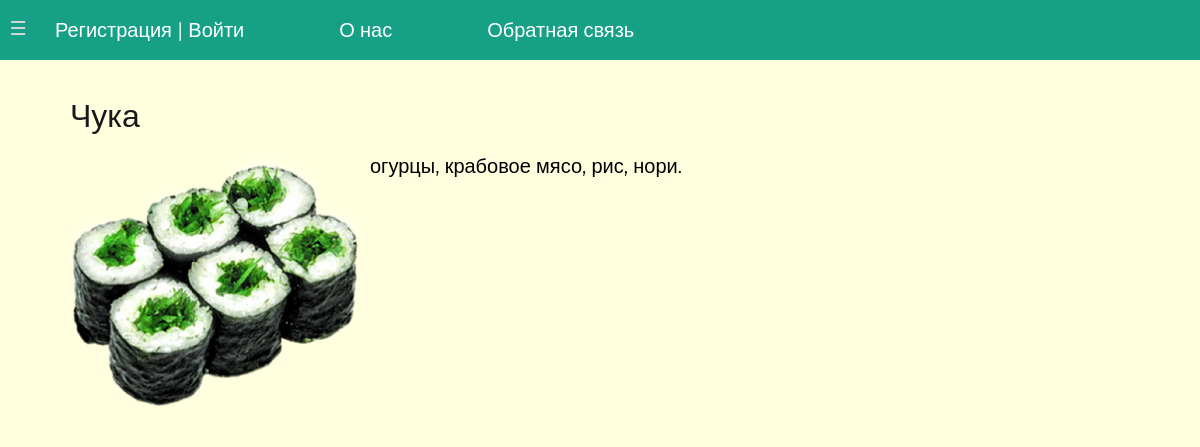
Screenshot of /position/chuka/ with the database file from the repository.
### app1/models.py (models this page shows, shortened)
class Eat(models.Model):
    title = models.CharField(max_length=255, verbose_name='Заголовок')
    description = models.TextField(blank=True, verbose_name='Описание')
    photo = models.ImageField(upload_to='photos/%Y/%m/%d', verbose_name='Фото')
    time_create = models.DateTimeField(auto_now_add=True, verbose_name='Дата создания')
    time_update = models.DateTimeField(auto_now=True, verbose_name='Дата изменения')
    is_existed = models.BooleanField(default=True, verbose_name='Наличие')
    category = models.ForeignKey('Category', on_delete=models.PROTECT, verbose_name='Категория', related_name='get_posts')
    slug = models.SlugField(max_length=255, unique=True, db_index=True, verbose_name='URL')
    def __str__(self):
        return self.title
    class Meta:
        verbose_name = 'Все позиции еды'
        verbose_name_plural = 'Все позиции еды'
        ordering = ['-time_create', 'title']

### app1/views.py (the view)
# urls.py: path('position/<slug:post_slug>/', ShowPost.as_view(), name='position'),
class ShowPost(DataMixin, DetailView):
    model = Eat
    template_name = 'app1/post.html'
    slug_url_kwarg = 'post_slug'
    context_object_name = 'post'
    def get_context_data(self, *, object_list=None, **kwargs):
        context = super().get_context_data(**kwargs)
        c_def = self.get_user_context(title=context['post'])
        return dict(list(context.items()) + list(c_def.items()))

### app1/models.py (called while the page is built)
    def get_absolute_url(self):
        return reverse('category', kwargs={'category_slug': self.slug})

### app1/templatetags/app1_tags.py (called while the page is built)
@register.inclusion_tag('app1/list_categories.html')
def show_categories(sort=None, cat_selected=0):
    if not sort:
        cats = Category.objects.all()
    else:
        cats = Category.objects.order_by(sort)
    return {"cats": cats, 'cat_selected': cat_selected}

@register.inclusion_tag('app1/list_menu.html')
def show_menu(sort=None, menu=menu):
    menu = menu
    return {"menu": menu}

### app1/utils.py (called while the page is built)
    def get_user_context(self, **kwargs):
        context = kwargs
        cats = cache.get("cats")
        if not cats:
            cats = Category.objects.annotate(Count('get_posts'))
            cache.set("cats", cats, 60)
        user_menu = menu.copy()
        if not self.request.user.is_authenticated:
            user_menu.pop(1)  # удаляем Добавить рецепт из меню, если пользователь не авторизован
        context['menu'] = user_menu
        context['cats'] = cats
        if 'cat_selected' not in context:
            context['cat_selected'] = 0
        return context

### app1/templates/app1/post.html
{%extends 'app1/base.html'%}
{%block content %}
<h1>{{title}}</h1>
{% if post.photo %}
<p><img class="img-article-left" src="{{post.photo.url}}"></p>
{% endif %}
{{post.description|linebreaks}}
{%endblock%}

### app1/static/app1/css/style-f.css (style rules this page uses)
* { box-sizing: border-box; }
html { font-size: 100%; }
html, body { margin: 0; padding: 0; width: 100%; height: 100%; }
body { color: #333; font: 1em 'Open Sans', sans-serif; background-color: #f1f1f1; }
p { margin-bottom: 16px; }
h1, h2 { margin-bottom: 22px; color: #191919; font-weight: 300; }
h1 { font-size: 32px; line-height: 32px; }

### app1/static/app1/css/left-nav-style.css (style rules this page uses)
body { -webkit-animation: bugfix infinite 1s; }
@media screen and (min-width: 320px) { html, body { margin: 0; overflow-x: hidden; } }

### app1/static/app1/css/styles.css (style rules this page uses)
html, body { font-family: 'Montserrat', sans-serif; margin: 0; padding: 0; height: 100%; width: 100%; color: #d3d3d3; }
img { max-width: 600px; height: auto; }
img.img-article-left { max-width: 300px; height: auto; float: left; padding: 0 10px 10px 0; }
.content-text h1 { font-size: 32px; }

### rows the page displays
Eat: title "Чука", photo (picture), description "огурцы, крабовое мясо, рис, нори."

### other values shown
{{ m.title }} "О нас" "Обратная связь"
